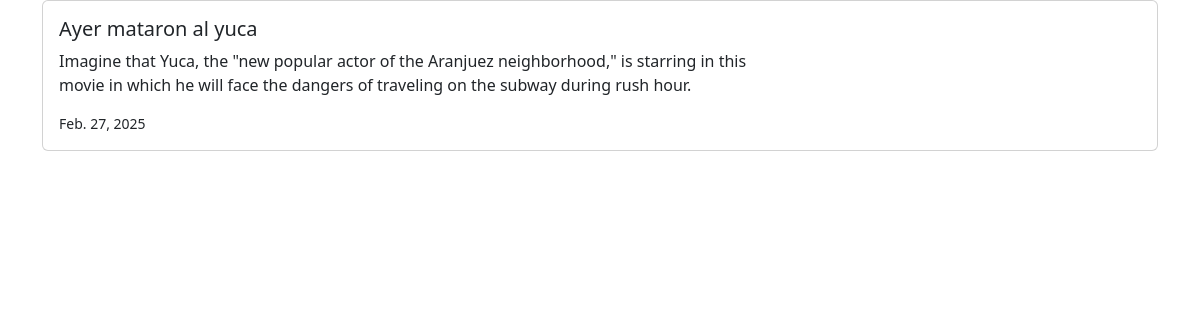
Before: /news/ with the older database file.
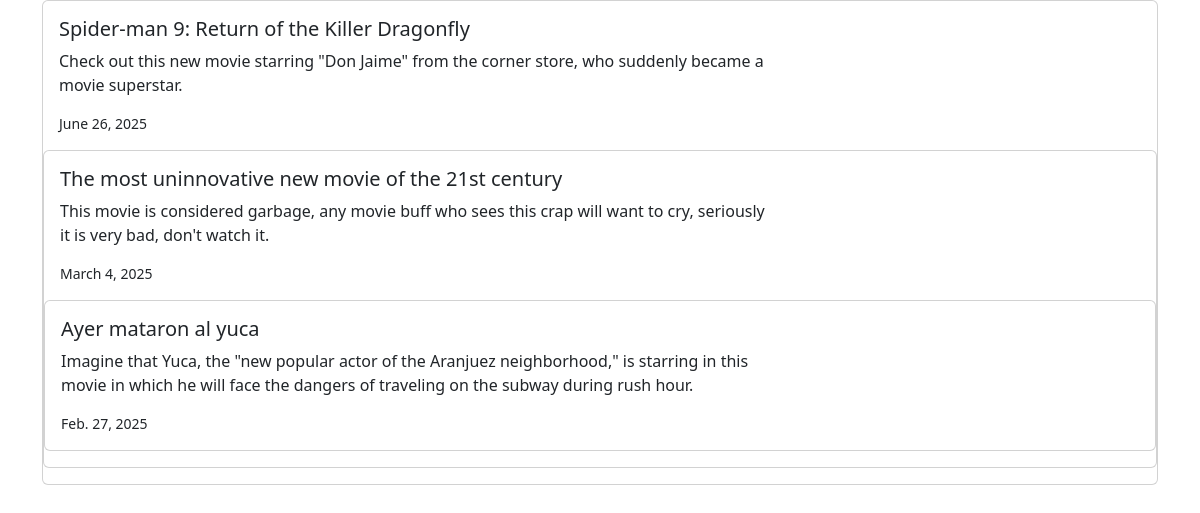
After: the same page with the newer database file.
### news/models.py (models this page shows, shortened)
class News(models.Model):
    headline = models.CharField(max_length=200)
    body = models.TextField()
    date = models.DateField()

### news/views.py (the view)
# urls.py: path('news/', include('news.urls')),
def news(request):
    newss = News.objects.all().order_by('-date')
    return render(request, 'news.html', {'newss':newss})

### news/templates/news.html (shortened to what this page needs)
<head>
    <link href="https://cdn.jsdelivr.net/npm/bootstrap@5.3.3/dist/css/bootstrap.min.css" rel="stylesheet"
>
</head>
<div class="container">
    {% for news in newss %}
    <div class="card mb-3">
        <div class="row g-0">
            <div class="col-md-8">
                <div class="card-body">
                    <h5 class=" card-title">{{ news.headline }}</h5>
                    <p class=" card-text">{{ news.body }}</p>
                    <p class=" card-text"><small class=>{{ news.date }}</small></p>
                </div>
            </div>
        </div>
    <div>
    {% endfor %}
</div>

Changed rows visible on the page:
added News: headline "Spider-man 9: Return of the Killer Dragonfly", body "Check out this new movie starring \"Don Jaime\" from the corner store, who suddenly became a movie superstar.", date "June 26, 2025"
added News: headline "The most uninnovative new movie of the 21st century", body "This movie is considered garbage, any movie buff who sees this crap will want to cry, seriously it is very bad, don't watch it.", date "March 4, 2025"
